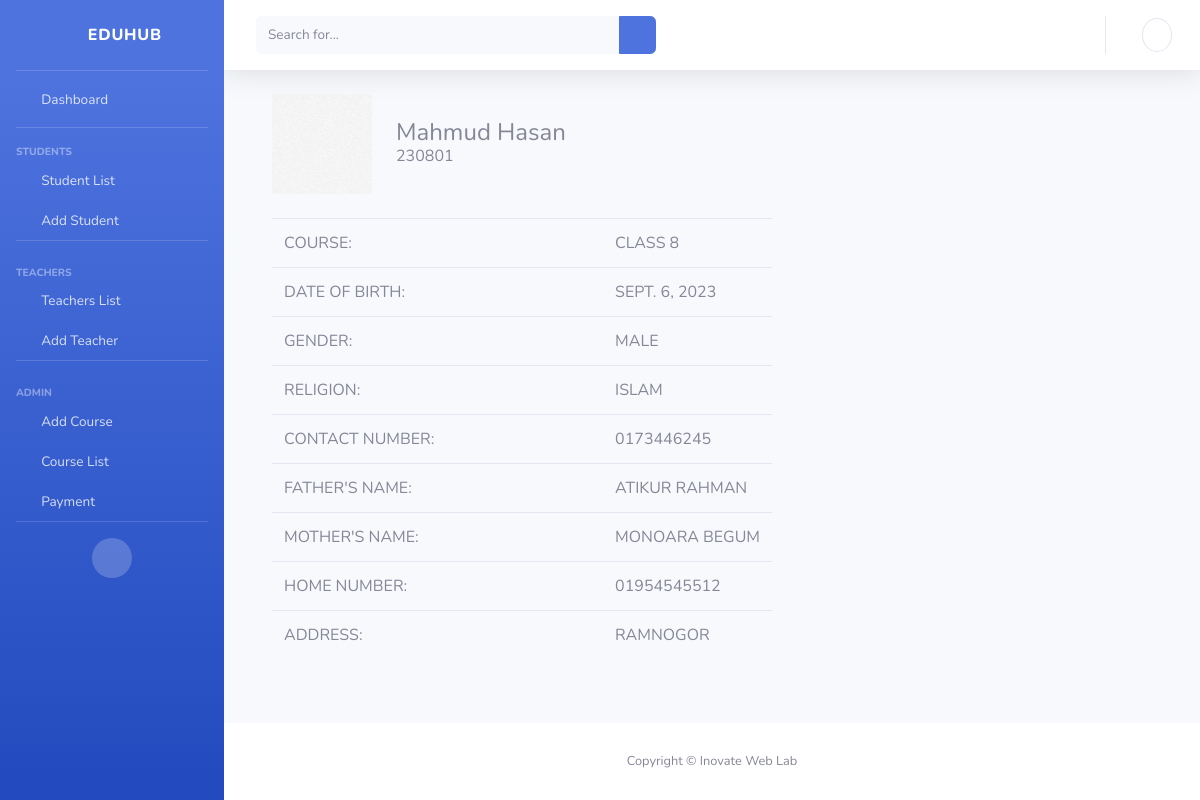
The app's page /student/9 with its own data.
### main/models.py (models this page shows, shortened)
class Student(models.Model):
    GENDERS = (
        ('male', "Male"),
        ('female', 'Female'),
        ('custom', 'Custom'),
    )
    STATUS = (
        ('running', 'Running'),
        ('finished', 'Finished')
    )
    student_id = models.IntegerField(unique=True, null=True, blank=True)
    student_photo = models.ImageField(upload_to='student_photos/', null=True, blank=True)
    student_name = models.CharField(max_length=40, null=True, blank=True)
    date_of_birth = models.DateField(blank=True, null=True, default='N/A')
    gender = models.CharField(max_length=20,choices=GENDERS, null=True, blank=True, default='N/A')
    religion = models.CharField(max_length=20, null=True, blank=True, default='N/A')
    contact_number = models.CharField(max_length=20, null=True, blank=True, default='N/A')
    father_name = models.CharField(max_length=20, null=True, blank=True, default='N/A')
    mother_name = models.CharField(max_length=20, null=True, blank=True, default='N/A')
    home_number = models.CharField(max_length=20, null=True, blank=True, default='N/A')
    address = models.CharField(max_length=20, null=True, blank=True, default='N/A')
    course = models.ForeignKey(Course, on_delete=models.CASCADE, default=0)
    status = models.CharField(max_length=15, choices=STATUS, default="N/A")

class Course(models.Model):
    FEE_TYPES = (
        ('one-time', 'One-time'),
        ('monthly', 'Monthly'),
    )
    course_name = models.CharField(max_length=100, null=True, blank=True)
    desc = models.TextField(null=True, blank=True, default='N/A')
    fee_type = models.CharField(max_length=20, choices=FEE_TYPES)
    fee = models.IntegerField(null=True, blank=True)
    first_roll = models.IntegerField(default=1)
    def __str__(self) -> str:
        return self.course_name

### EduHub/views.py (the view)
# urls.py: path('student/<int:id>', views.single_student, name="single-student"),
def single_student(request, id):
    student = Student.objects.get(id=id)
    return render(request, 'single_student.html', {'student': student})

### templates/single_student.html
{% extends 'base.html' %}
{% load static %}
{% block body %}
<div class="contaianer ml-4">
    <div class="d-flex">
        {% if student.student_photo %}
        <img src="{{student.student_photo.url}}" alt="" height="100">
        {% else %}
        <img src="{% static 'img/student.png' %}" alt="" height="100">
        {% endif %}
        <div class="h4 mt-4 ml-4">
            {{student.student_name}}
            <div class="h6">{{student.student_id}}</div>
        </div>
    </div>
    <table class="table mt-4" style="max-width: 500px;">
        <tr>
            <td class="col">Course:</td>
            <td class="col">{{student.course}}</td>
        </tr>
        <tr>
            <td class="col">Date Of Birth:</td>
            <td class="col">{{student.date_of_birth}}</td>
        </tr>
        <tr>
            <td class="col">Gender:</td>
            <td class="col">{{student.gender}}</td>
        </tr>
        <tr>
            <td class="col">RELIGION:</td>
            <td class="col">{{student.religion}}</td>
        </tr>
        <tr>
            <td class="col">CONTACT NUMBER:</td>
            <td class="col">{{student.contact_number}}</td>
        </tr>
        <tr>
            <td class="col">FATHER'S NAME:</td>
            <td class="col">{{student.father_name}}</td>
        </tr>
        <tr>
            <td class="col">Mother's Name:</td>
            <td class="col">{{student.mother_name}}</td>
        </tr>
        <tr>
            <td class="col">Home Number:</td>
            <td class="col">{{student.home_number}}</td>
        </tr>
        <tr>
            <td class="col">Address:</td>
            <td class="col">{{student.address}}</td>
        </tr>
    </table>
</div>
{% endblock %}

### records on screen
Student: student_photo (picture), student_name "Mahmud Hasan", student_id "230801", course "CLASS 8", date_of_birth "SEPT. 6, 2023", gender "MALE", religion "ISLAM", contact_number "0173446245", father_name "ATIKUR RAHMAN", mother_name "MONOARA BEGUM", home_number "01954545512", address "RAMNOGOR"
